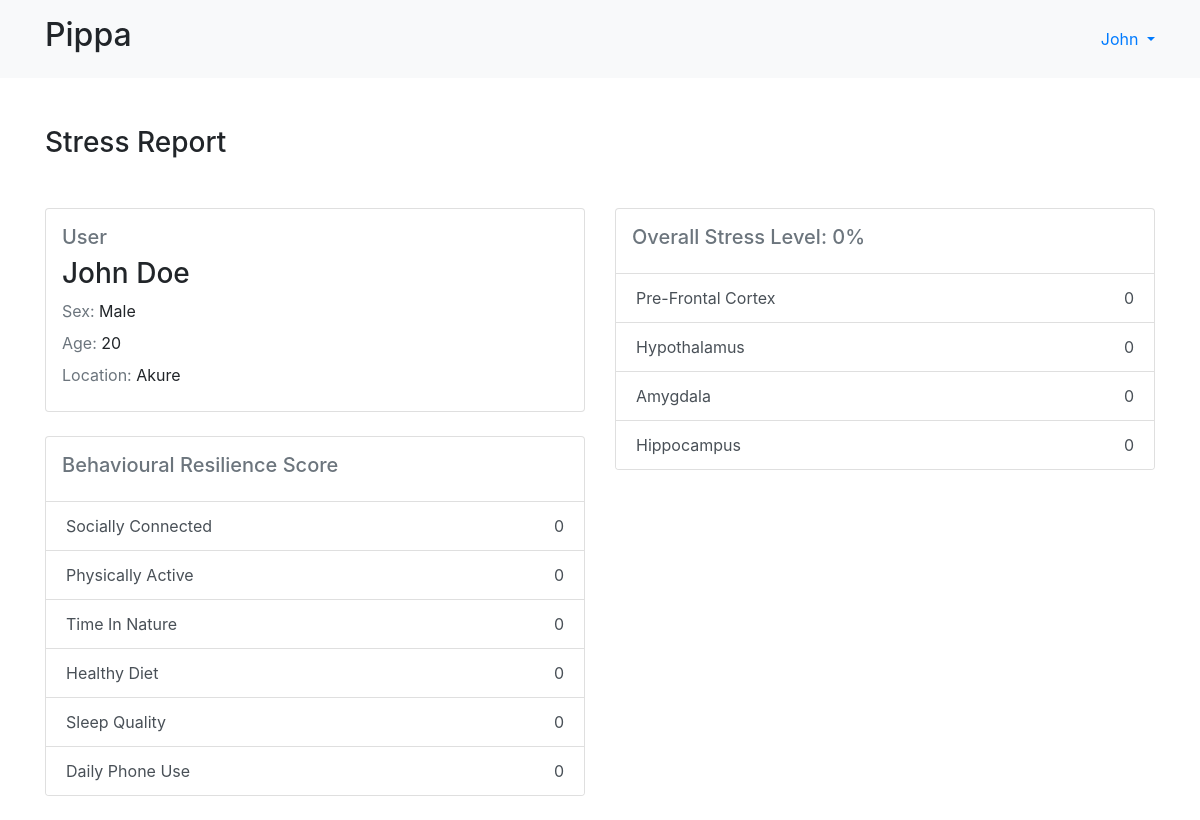
The page /stress-report (signed in) on the database its author committed.
### health/models.py (models this page shows, shortened)
class User(AbstractUser):
    GENDER_CHOICES = [
        ("male", "Male"),
        ("female", "Female"),
    ]
    id = models.UUIDField(primary_key=True, default=uuid.uuid4, editable=False)
    email = models.EmailField(unique=True)
    first_name = models.CharField(max_length=50, blank=False)
    last_name = models.CharField(max_length=50, blank=False)
    age = models.IntegerField(default=0, blank=False)
    sex = models.CharField(max_length=10, choices=GENDER_CHOICES, blank=False)
    location = models.CharField(max_length=200, blank=False)

class StressRecord(models.Model):
    user = models.OneToOneField(User, on_delete=models.CASCADE)
    id = models.UUIDField(primary_key=True, default=uuid.uuid4, editable=False)
    overall_stress_level = models.IntegerField(default=0, blank=True)
    pre_frontal_cortext = models.IntegerField(default=0, blank=True)
    hypothalamus = models.IntegerField(default=0, blank=True)
    amygdala = models.IntegerField(default=0, blank=True)
    hippocampus = models.IntegerField(default=0, blank=True)
    social_connected = models.IntegerField(default=0, blank=True)
    physical_active = models.IntegerField(default=0, blank=True)
    time_in_nature = models.IntegerField(default=0, blank=True)
    health_diet = models.IntegerField(default=0, blank=True)
    sleep_quality = models.IntegerField(default=0, blank=True)
    daily_phone_use = models.IntegerField(default=0, blank=True)

### health/views.py (the view)
# urls.py: path('stress-report', views.stress_report, name="stress-report"),
@login_required(login_url="auth/login/")
def stress_report(request):
    if request.user.is_superuser:
        return redirect("home")
    record = StressRecord.objects.get(user =request.user)
    return render(request, "stress_report.html", {"record": record})

### health/templates/stress_report.html
{% extends "index.html" %}
{% block content %}
    <div class="mt-5">
        <h3 class="mb-5">Stress Report</h3>
        <div class="row">
            <div class="col-sm-6">
                <div class="card p-3 mb-4">
                    <h5 class="text-muted">User</h5>
                    <h3>{{record.user.get_full_name}}</h3>
                    <div class="mb-2">
                        <span class="text-muted">Sex: </span>
                        <span>{{record.user.sex | title}}</span>
                    </div>
                    <div class="mb-2">
                        <span class="text-muted">Age: </span>
                        <span>{{record.user.age | title}}</span>
                    </div>
                    <div class="mb-2">
                        <span class="text-muted">Location: </span>
                        <span>{{record.user.location | title}}</span>
                    </div>
                </div>
                <div class="card mb-4">
                    <h5 class="text-muted p-3">Behavioural Resilience Score</h5>
                    <div class="list-group list-group-flush ">
                        <div class="list-group-item list-group-item-action d-flex justify-content-between align-items-center"><span>Socially Connected</span> <span>{{record.social_connected}}</span></div>
                        <div class="list-group-item list-group-item-action d-flex justify-content-between align-items-center"><span>Physically Active</span> <span>{{record.physical_active}}</span></div>
                        <div class="list-group-item list-group-item-action d-flex justify-content-between align-items-center"><span>Time In Nature</span> <span>{{record.time_in_nature}}</span></div>
                        <div class="list-group-item list-group-item-action d-flex justify-content-between align-items-center"><span>Healthy Diet</span> <span>{{record.health_diet}}</span></div>
                        <div class="list-group-item list-group-item-action d-flex justify-content-between align-items-center"><span>Sleep Quality</span> <span>{{record.sleep_quality}}</span></div>
                        <div class="list-group-item list-group-item-action d-flex justify-content-between align-items-center"><span>Daily Phone Use</span> <span>{{record.daily_phone_use}}</span></div>
                      </div>
                </div>
            </div>
            <div class="col-sm-6">
                <div class="card mb-4">
                    <h5 class="text-muted p-3">Overall Stress Level: {{record.overall_stress_level}}%</h5>
                    <div class="list-group list-group-flush ">
                        <div class="list-group-item list-group-item-action d-flex justify-content-between align-items-center"><span>Pre-Frontal Cortex</span> <span>{{record.pre_frontal_cortext}}</span></div>
                        <div class="list-group-item list-group-item-action d-flex justify-content-between align-items-center"><span>Hypothalamus</span> <span>{{record.hypothalamus}}</span></div>
                        <div class="list-group-item list-group-item-action d-flex justify-content-between align-items-center"><span>Amygdala</span> <span>{{record.amygdala}}</span></div>
                        <div class="list-group-item list-group-item-action d-flex justify-content-between align-items-center"><span>Hippocampus</span> <span>{{record.hippocampus}}</span></div>
                      </div>
                </div>
            </div>
        </div>
    </div>
{% endblock content %}

### health/templates/index.html (shortened to what this page needs)
<!doctype html>
<html lang="en">
  <head>
    <link rel="stylesheet" href="https://cdnjs.cloudflare.com/ajax/libs/font-awesome/6.7.1/css/all.min.css" />
    <link rel="stylesheet" href="https://cdn.jsdelivr.net/npm/bootstrap@4.6.2/dist/css/bootstrap.min.css">
  </head>
  <body>
   <header class="bg-light p-3">
        <div class="container">
            <div class="d-flex justify-content-between align-items-center">
                <h2 class="logo">Pippa</h2>
                <ul class="navbar-nav">
                    {% if user.is_authenticated  and not user.is_superuser %}
                        <li class="nav-item dropdown">
                            <a class="nav-link dropdown-toggle" href="#" role="button" data-toggle="dropdown" aria-expanded="false">
                            {% if user.is_superuser %}{{user.username | title }}{% else %}{{user.first_name| title }}{% endif %}
                            </a>
                        </li>
                    {% endif %}
                </ul>
            </div>
        </div>
   </header>
   <div class="container">
       {% block content %}
       {% endblock content %}
   </div>
  </body>
</html>

### rows shown on the page
User: first_name "John"
StressRecord: user.get_full_name "John Doe", user.sex "Male", user.age "20", user.location "Akure", social_connected "0", physical_active "0", time_in_nature "0", health_diet "0", sleep_quality "0", daily_phone_use "0", overall_stress_level "0", pre_frontal_cortext "0", hypothalamus "0", amygdala "0", hippocampus "0"
